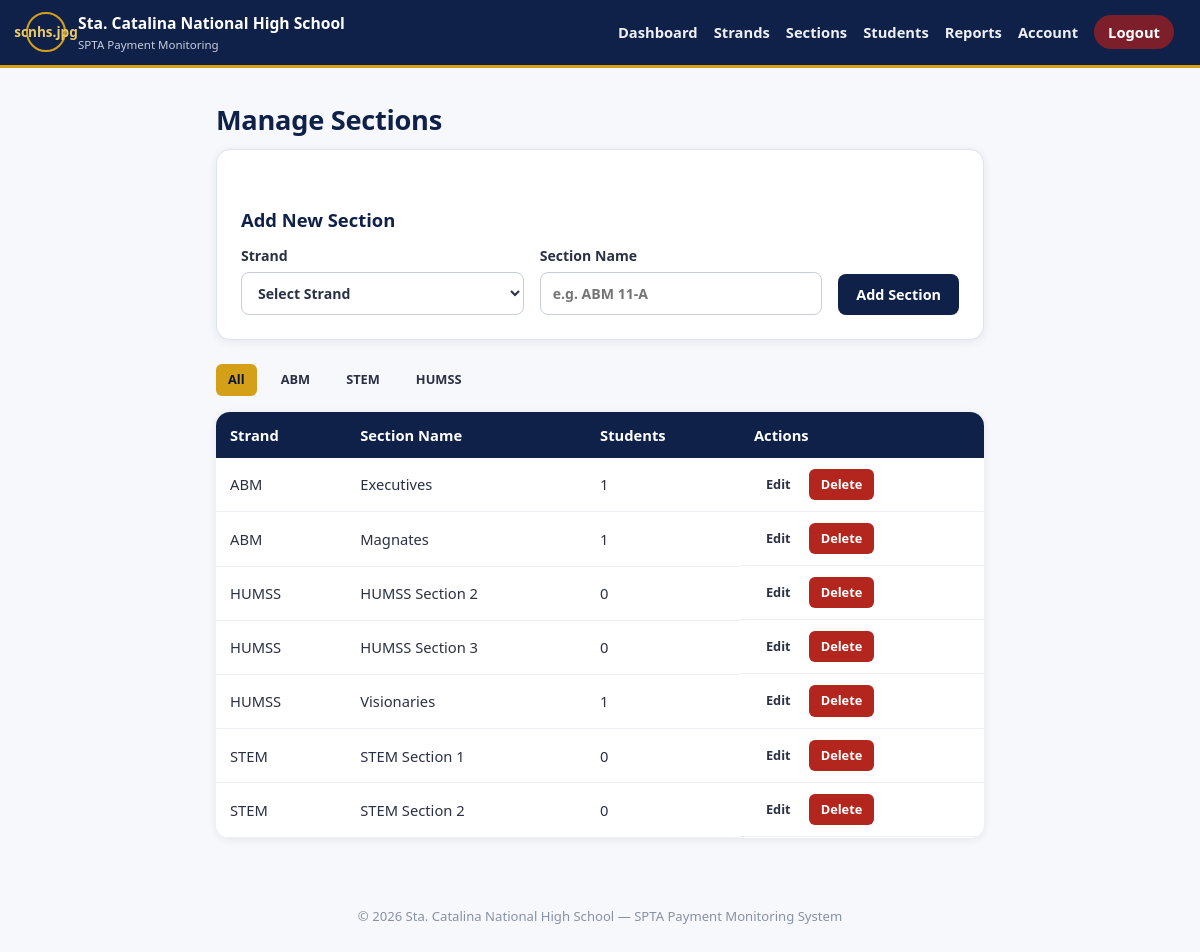
Page /admin/sections.php (signed in) on the committed database.
### tables this page shows
CREATE TABLE `strands` (
  `id` int(11) NOT NULL,
  `code` varchar(20) NOT NULL,
  `name` varchar(150) NOT NULL,
  `description` varchar(255) DEFAULT NULL,
  `icon` varchar(50) NOT NULL DEFAULT 'book',
  `color_theme` varchar(20) NOT NULL DEFAULT 'navy',
  `created_at` timestamp NOT NULL DEFAULT current_timestamp()
);

CREATE TABLE `sections` (
  `id` int(11) NOT NULL,
  `strand_id` int(11) NOT NULL,
  `name` varchar(100) NOT NULL,
  `created_at` timestamp NOT NULL DEFAULT current_timestamp()
);

### includes/functions.php (called while the page is built, shortened)
<?php
function h($string) {
    return htmlspecialchars($string ?? '', ENT_QUOTES, 'UTF-8');
}
function getAllStrands($pdo) {
    return $pdo->query('SELECT * FROM strands ORDER BY id ASC')->fetchAll();
}
function countStudentsInSection($pdo, $sectionId) {
    $stmt = $pdo->prepare('SELECT COUNT(*) FROM students WHERE section_id = ?');
    $stmt->execute([$sectionId]);
    return (int) $stmt->fetchColumn();
}

### admin/sections.php (the view, shortened to what this page needs)
<?php
require_once '../config/database.php';
require_once '../includes/functions.php';
$strands = getAllStrands($pdo);
$filterStrandId = (int) ($_GET['strand_id'] ?? 0);
$editSection = isset($_GET['edit']) ? getSectionById($pdo, (int) $_GET['edit']) : null;
$sql = 'SELECT sec.*, st.code AS strand_code FROM sections sec JOIN strands st ON sec.strand_id = st.id';
$params = [];
$sql .= ' ORDER BY st.code ASC, sec.name ASC';
$stmt = $pdo->prepare($sql);
$stmt->execute($params);
$sections = $stmt->fetchAll();
include '../includes/header.php';
?>
<div class="container">
  <h1 class="page-title">Manage Sections</h1>
  <div class="panel">
    <h2><?php echo $editSection ? 'Edit Section' : 'Add New Section'; ?></h2>
    <form method="POST" class="form form-inline">
      <label>Strand
        <select name="strand_id" required>
          <option value="">Select Strand</option>
        </select>
      </label>
      <label>Section Name
        <input type="text" name="name" required maxlength="100" placeholder="e.g. ABM 11-A"
               value="<?php echo h($editSection['name'] ?? ''); ?>">
      </label>
      <button type="submit" class="btn btn-primary"><?php echo $editSection ? 'Update Section' : 'Add Section'; ?></button>
    </form>
  </div>
  <div class="filter-bar">
    <a href="sections.php" class="btn btn-small <?php echo !$filterStrandId ? 'btn-active' : ''; ?>">All</a>
    <?php foreach ($strands as $st): ?>
      <a href="sections.php?strand_id=<?php echo (int) $st['id']; ?>"
         class="btn btn-small <?php echo $filterStrandId == $st['id'] ? 'btn-active' : ''; ?>"><?php echo h($st['code']); ?></a>
    <?php endforeach; ?>
  </div>
  <div class="table-scroll">
  <table class="data-table">
    <thead><tr><th>Strand</th><th>Section Name</th><th>Students</th><th>Actions</th></tr></thead>
    <tbody>
      <?php foreach ($sections as $sec): ?>
      <tr>
        <td><?php echo h($sec['strand_code']); ?></td>
        <td><?php echo h($sec['name']); ?></td>
        <td><?php echo countStudentsInSection($pdo, $sec['id']); ?></td>
        <td class="actions">
          <a href="sections.php?edit=<?php echo (int) $sec['id']; ?>" class="btn btn-small">Edit</a>
          <form method="POST" class="inline-form delete-form"
                data-confirm="Are you sure you want to delete this section? Students assigned to this section may also be affected.">
            <button type="submit" class="btn btn-small btn-danger">Delete</button>
          </form>
        </td>
      </tr>
      <?php endforeach; ?>
    </tbody>
  </table>
  </div>
</div>
<?php include '../includes/footer.php'; ?>

### css/style.css (style rules this page uses)
:root { --navy: #0f2049; --navy-dark: #0a1633; --navy-light: #1b3570; --maroon: #7c1f2b; --maroon-dark: #5c1620; --gold: #d4a017; --gold-light: #e9c96a; --gray-50: #f7f8fb; --gray-100: #eef0f5; --gray-200: #dfe3ec; --gray-300: #c7cddb; --gray-500: #8791a6; --gray-600: #5b6478; --gray-800: #2a3145; --success: #1c7c4c; --success-bg: #e5f6ec; --warning: #b3541e; --warning-bg: #fdf0e2; --danger: #b3261e; --danger-bg: #fbe9e8; --radius-sm: 8px; --radius: 14px; --radius-lg: 18px; --shadow: 0 2px 10px rgba(15, 32, 73, 0.08); --shadow-hover: 0 10px 26px rgba(15, 32, 73, 0.16); --space-1: 4px; --space-2: 8px; --space-3: 12px; --space-4: 16px; --space-5: 24px; --space-6: 32px; }
* { box-sizing: border-box; }
html { scroll-behavior: smooth; }
body { margin: 0; font-family: "Segoe UI", Roboto, "Helvetica Neue", Arial, sans-serif; color: var(--gray-800); background: var(--gray-50); line-height: 1.5; -webkit-font-smoothing: antialiased; }
a { color: inherit; text-decoration: none; }
.container { max-width: 800px; margin: 0 auto; padding: var(--space-6) var(--space-4) var(--space-6); }
.page-title { font-size: 1.7rem; font-weight: 800; color: var(--navy); margin: 0 0 var(--space-2); letter-spacing: -0.01em; }
h2 { color: var(--navy); font-size: 1.15rem; margin: var(--space-6) 0 var(--space-3); }
.panel { background: #fff; border: 1px solid var(--gray-200); border-radius: var(--radius); padding: var(--space-5); margin-bottom: var(--space-5); box-shadow: var(--shadow); }
.table-scroll { overflow-x: auto; border-radius: var(--radius); box-shadow: var(--shadow); }
.data-table { width: 100%; border-collapse: collapse; background: #fff; font-size: 0.92rem; }
.data-table th { background: var(--navy); color: #fff; text-align: left; padding: 12px 14px; white-space: nowrap; font-weight: 600; }
.data-table td { padding: 11px 14px; border-bottom: 1px solid var(--gray-100); white-space: nowrap; }
.form { display: flex; flex-direction: column; gap: var(--space-4); }
.form label { display: flex; flex-direction: column; gap: 6px; font-weight: 600; font-size: 0.88rem; color: var(--gray-800); }
.form input[type="text"], .form input[type="password"], .form input[type="date"], .form select { font: inherit; padding: 10px 12px; border: 1px solid var(--gray-300); border-radius: var(--radius-sm); background: #fff; color: var(--gray-800); }
.form-inline { flex-direction: row; flex-wrap: wrap; align-items: flex-end; gap: var(--space-4); }
.form-inline label { min-width: 160px; flex: 1; }
.form-inline button, .form-inline .btn-link { flex-shrink: 0; }
.filter-bar { display: flex; flex-wrap: wrap; gap: var(--space-3); align-items: center; margin-bottom: var(--space-4); }
.btn { display: inline-flex; align-items: center; justify-content: center; gap: 6px; border: none; border-radius: var(--radius-sm); padding: 10px 18px; font: inherit; font-weight: 700; font-size: 0.9rem; cursor: pointer; transition: background 0.15s ease, transform 0.1s ease; }
.btn-primary { background: var(--navy); color: #fff; }
.btn-danger { background: var(--danger); color: #fff; }
.btn-small { padding: 6px 12px; font-size: 0.8rem; border-radius: 6px; }
.btn-active { background: var(--gold); color: var(--navy-dark); }
.actions { display: flex; gap: 6px; flex-wrap: nowrap; }
.inline-form { display: inline; }

### rows in the picture
strands: code "ABM"
strands: code "STEM"
strands: code "HUMSS"
sections: strand.code "ABM", name "Executives", id "1"
sections: strand.code "ABM", name "Magnates", id "1"
sections: strand.code "HUMSS", name "HUMSS Section 2", id "0"
sections: strand.code "HUMSS", name "HUMSS Section 3", id "0"
sections: strand.code "HUMSS", name "Visionaries", id "1"
sections: strand.code "STEM", name "STEM Section 1", id "0"
sections: strand.code "STEM", name "STEM Section 2", id "0"
